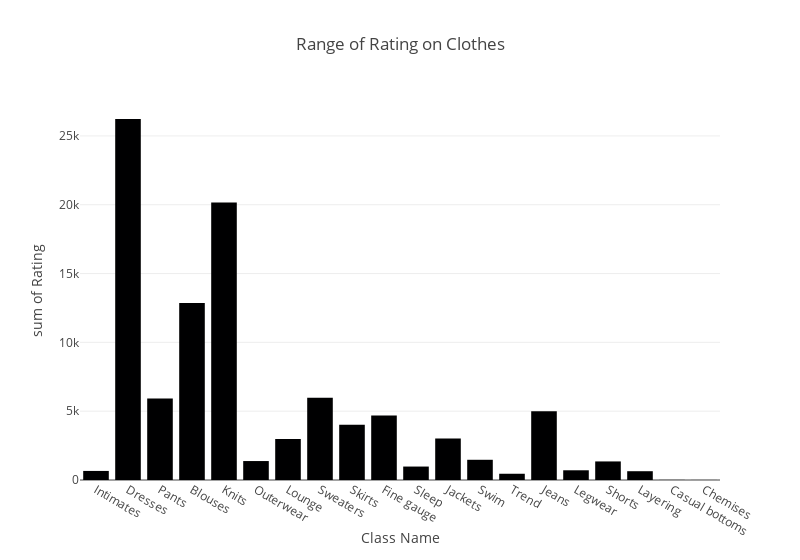

Write notebook code for a chart like this one.
### Markdown cell above
# Popular Products

### Code cell
px.histogram(trans, x='Class Name',y='Rating', width=800, title='Range of Rating on Clothes ')

### Figure 1 — Plotly figure (JSON) as saved in the notebook; plotly's stock layout.template omitted (floating-point values rounded to 4 significant figures; data arrays with more than 128 entries replaced by an {"elided": "..."} marker saying what was removed)
{"data": [{"alignmentgroup": "True", "bingroup": "x", "histfunc": "sum", "hovertemplate": "Class Name=%{x}<br>sum of Rating=%{y}<extra></extra>", "legendgroup": "", "marker": {"color": "#000001", "pattern": {"shape": ""}}, "name": "", "offsetgroup": "", "orientation": "v", "showlegend": false, "type": "histogram", "x": {"elided": "23486 str values"}, "xaxis": "x", "y": {"elided": "23486 int values"}, "yaxis": "y"}], "layout": {"barmode": "relative", "legend": {"tracegroupgap": 0}, "title": {"text": "Range of Rating on Clothes "}, "width": 800, "xaxis": {"anchor": "y", "domain": [0, 1], "title": {"text": "Class Name"}}, "yaxis": {"anchor": "x", "domain": [0, 1], "title": {"text": "sum of Rating"}}}}
